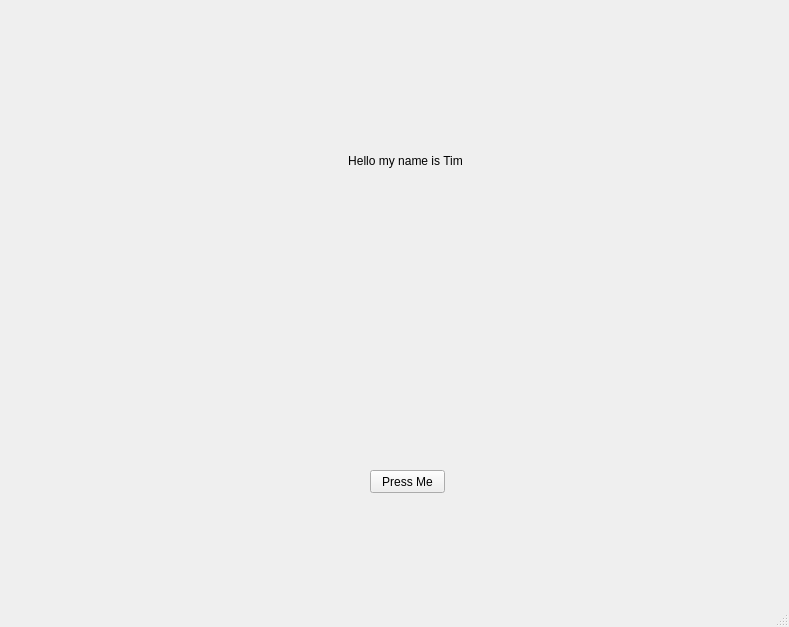
<?xml version="1.0" encoding="UTF-8"?>
<ui version="4.0">
 <class>MainWindow</class>
 <widget class="QMainWindow" name="MainWindow">
  <property name="geometry">
   <rect>
    <x>0</x>
    <y>0</y>
    <width>789</width>
    <height>627</height>
   </rect>
  </property>
  <property name="windowTitle">
   <string>MainWindow</string>
  </property>
  <widget class="QWidget" name="centralwidget">
   <widget class="QPushButton" name="button1">
    <property name="geometry">
     <rect>
      <x>370</x>
      <y>470</y>
      <width>75</width>
      <height>23</height>
     </rect>
    </property>
    <property name="text">
     <string>Press Me</string>
    </property>
   </widget>
   <widget class="QLabel" name="label1">
    <property name="geometry">
     <rect>
      <x>270</x>
      <y>110</y>
      <width>271</width>
      <height>101</height>
     </rect>
    </property>
    <property name="text">
     <string>Hello my name is Tim</string>
    </property>
    <property name="alignment">
     <set>Qt::AlignCenter</set>
    </property>
   </widget>
  </widget>
  <widget class="QMenuBar" name="menubar">
   <property name="geometry">
    <rect>
     <x>0</x>
     <y>0</y>
     <width>789</width>
     <height>21</height>
    </rect>
   </property>
  </widget>
  <widget class="QStatusBar" name="statusbar"/>
 </widget>
 <resources/>
 <connections/>
</ui>
